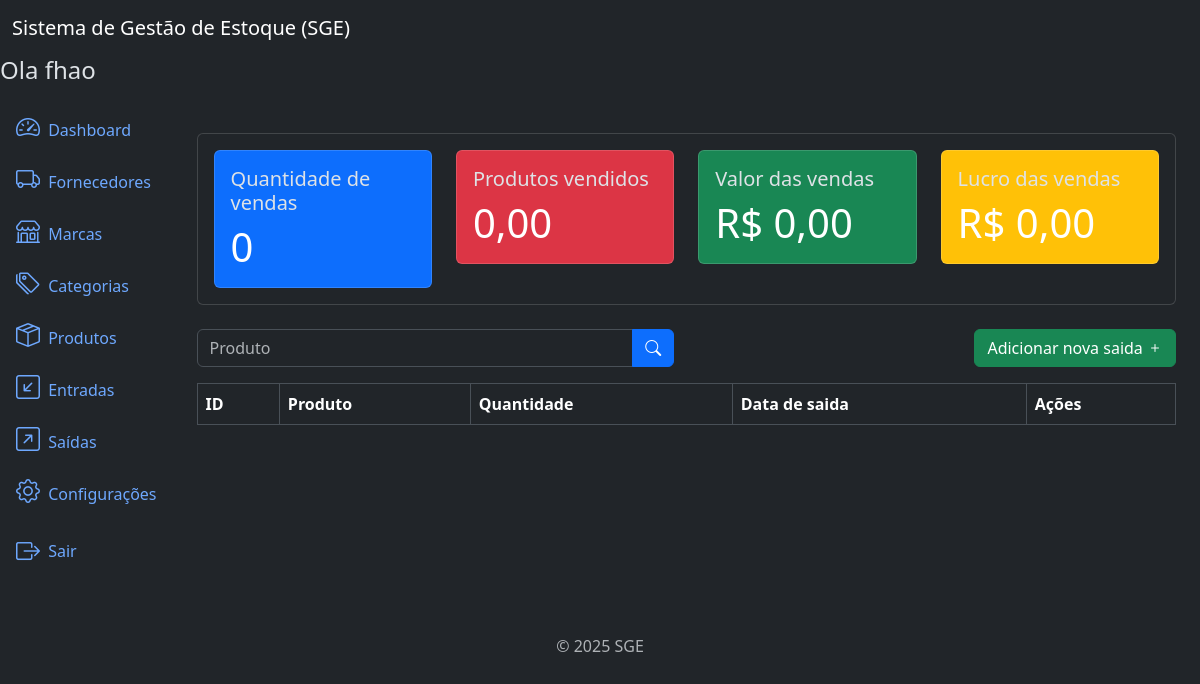
Page /outflows/list/ (signed in) on the earlier database version.
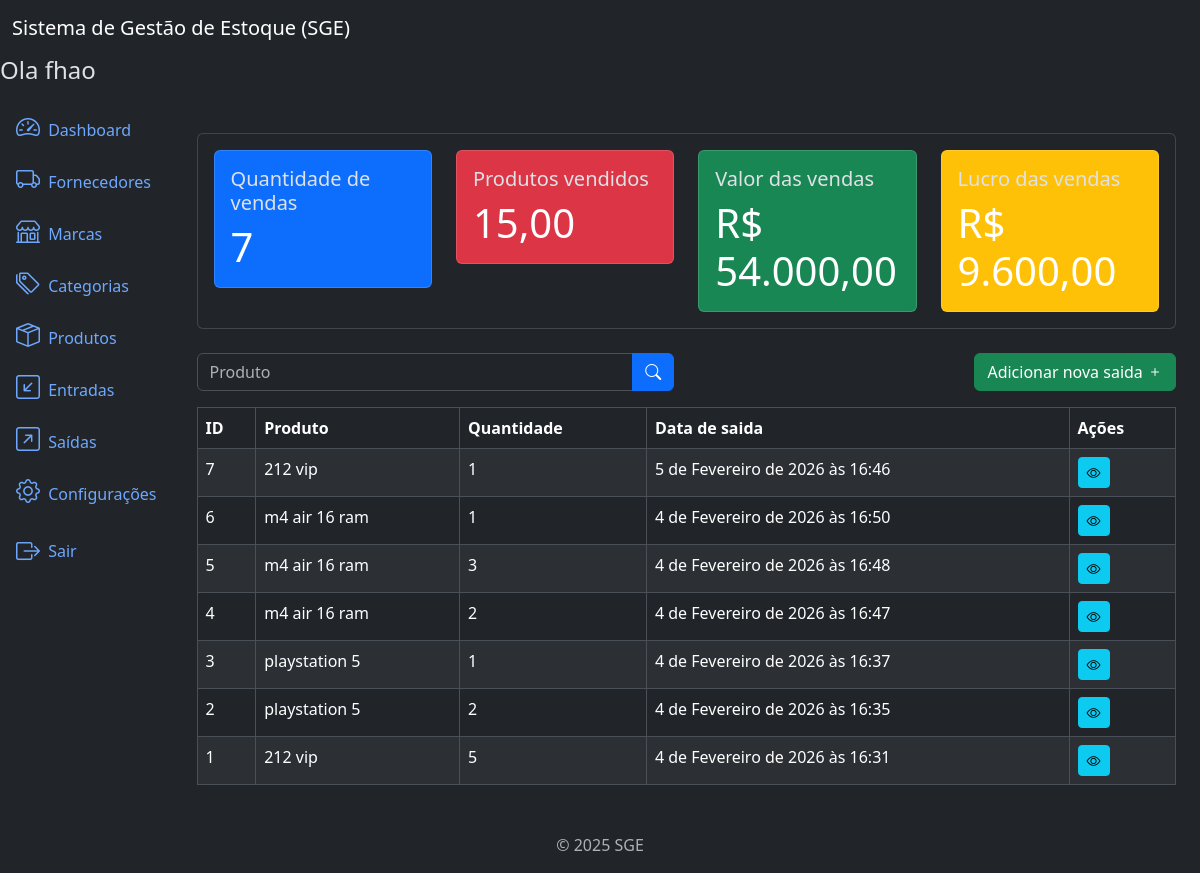
Same page on the later database version.
### outflows/models.py (models this page shows, shortened)
class Outflow(models.Model):
    product = models.ForeignKey(
        Product,
        on_delete=models.PROTECT,
        related_name='outflows'
    )
    quantity = models.IntegerField(
        default=0,
    )
    description = models.TextField(
        blank=True,
        null=True,
    )
    created_at = models.DateTimeField(
        auto_now_add=True,
    )
    updated_at = models.DateTimeField(
        auto_now=True,
    )
    class Meta:
        ordering = ('-updated_at',)

### products/models.py (models this page shows)
class Product(models.Model):
    title = models.CharField(
        max_length=500
    )
    brand = models.ForeignKey(
        Brand,
        on_delete=models.PROTECT,
        related_name='products'
    )
    category = models.ForeignKey(
        Category,
        on_delete=models.PROTECT,
        related_name='products'
    )
    description = models.TextField(
        blank=True,
        null=True,
    )
    serie_number = models.CharField(
        max_length=200,
        blank=True,
        null=True,
    )
    cost_price = models.DecimalField(
        max_digits=20,
        decimal_places=2,
    )  # preço de custo
    selling_price = models.DecimalField(
        max_digits=20,
        decimal_places=2,
    )  # preço vendido
    quantity = models.IntegerField(
        default=0,
    )
    created_at = models.DateTimeField(
        auto_now_add=True,
    )
    updated_at = models.DateTimeField(
        auto_now=True
    )
    class Meta:
        ordering = ['title']
    def __str__(self):
        return self.title

### outflows/views.py (the view)
# urls.py: path('outflows/list/', views.OutflowListView.as_view(), name='outflow_list'),
class OutflowListView(LoginRequiredMixin, PermissionRequiredMixin, ListView):
    model = models.Outflow
    template_name = 'outflow_list.html'
    context_object_name = 'outflows'
    paginate_by = 10
    permission_required = 'outflows.view_outflow'
    def get_queryset(self):
        queryset = super().get_queryset()
        product = self.request.GET.get('product')
        if product:
            queryset = queryset.filter(product__title__icontains=product)
        return queryset
    def get_context_data(self, **kwargs):
        context = super().get_context_data(**kwargs)
        context['sales_metrics'] = get_sales_metrics()
        return context

### app/metrics.py (called while the page is built)
def get_sales_metrics():
    total_sales = Outflow.objects.count()
    total_products_solde = Outflow.objects.aggregate(
        total_products_solde=Sum('quantity')  # `Sum` do django
    )['total_products_solde'] or 0
    total_sales_value = sum(outflow.quantity * outflow.product.selling_price for outflow in Outflow.objects.all())
    total_sales_cost = sum(outflow.quantity * outflow.product.cost_price for outflow in Outflow.objects.all())
    total_sales_profit = total_sales_value - total_sales_cost
    return dict(
        total_sales=number_format(total_sales),
        total_products_solde=number_format(total_products_solde, decimal_pos=2, force_grouping=True),
        total_seles_value=number_format(total_sales_value, decimal_pos=2, force_grouping=True),
        total_sales_profit=number_format(total_sales_profit, decimal_pos=2, force_grouping=True)
    )

### outflows/templates/outflow_list.html (shortened to what this page needs)
{% extends 'base.html' %}
{% block content %}
{% include 'components/_sales_metrics.html' %}
<div class="row mb-3">
   <div class="col-md-6">
      <form method="get" action="{% url 'outflow_list' %}">
         <div class="input-group">
            <input type="text" class="form-control" name="product" placeholder="Produto" value="{{ request.GET.product }}">
            <button type="submit" class="btn btn-primary">
               <i class="bi bi-search"></i>
            </button>
         </div>
      </form>
   </div>
   {% if perms.outflows.add_outflow %}
      <div class="col-md-6">
         <a href="{% url 'outflow_create' %}" class="btn btn-success float-end">
            Adicionar nova saida
            <i class="bi bi-plus"></i>
         </a>
      </div>
   {% endif %}
</div>
<div class="table-responsive">
   <table class="table table-striped table-bordered">
      <thead class="thead-dark">
         <tr>
            <th>ID</th>
            <th>Produto</th>
            <th>Quantidade</th>
            <th>Data de saida</th>
            <th>Ações</th>
         </tr>
      </thead>
      <tbody>
         {% for outflow in outflows %}
         <tr>
            <td>{{ outflow.id }}</td>
            <td>{{ outflow.product }}</td>
            <td>{{ outflow.quantity }}</td>
            <td>{{ outflow.updated_at }}</td>
            <td>
               <a href="{% url 'outflow_detail' outflow.id %}" class="btn btn-info btn-sm">
                  <i class="bi bi-eye"></i>
               </a>
            </td>
         </tr>
         {% endfor %}
      </tbody>
   </table>
</div>
{% endblock %}

Differences in the rows shown:
added Outflow: id "7", product "212 vip", quantity "1", updated_at "5 de Fevereiro de 2026 às 16:46"
added Outflow: id "6", product "m4 air 16 ram", quantity "1", updated_at "4 de Fevereiro de 2026 às 16:50"
added Outflow: id "5", product "m4 air 16 ram", quantity "3", updated_at "4 de Fevereiro de 2026 às 16:48"
added Outflow: id "4", product "m4 air 16 ram", quantity "2", updated_at "4 de Fevereiro de 2026 às 16:47"
added Outflow: id "3", product "playstation 5", quantity "1", updated_at "4 de Fevereiro de 2026 às 16:37"
added Outflow: id "2", product "playstation 5", quantity "2", updated_at "4 de Fevereiro de 2026 às 16:35"
added Outflow: id "1", product "212 vip", quantity "5", updated_at "4 de Fevereiro de 2026 às 16:31"
Other differences:
{{ sales_metrics.total_sales }}: "0" → "7"
{{ sales_metrics.total_products_solde }}: "0,00" → "15,00"
{{ sales_metrics.total_seles_value }}: "0,00" → "54.000,00"
{{ sales_metrics.total_sales_profit }}: "0,00" → "9.600,00"
